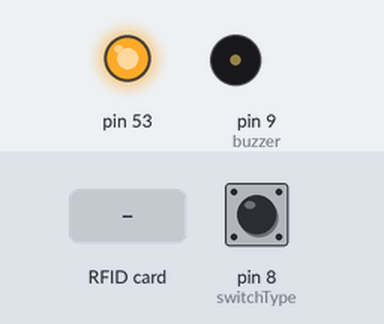
The program below on a simulated Arduino Mega 2560, built with avr-gcc and run on an emulated ATmega2560. On the bench: output pins drawn as LEDs (lit = HIGH), buzzer (waves = sounding). The inputs (shaded band) are chosen by the test bench; at power-on: pin 8 (switchType) LOW. USB keyboard and mouse output is not drawn.

Above: at 1.2 s.
1.3 s: RFID card 5E 7A 19 C4 held to the reader
Timing chart, 0 to 4.3 s (numbered marks = the images above; inputs shaded):
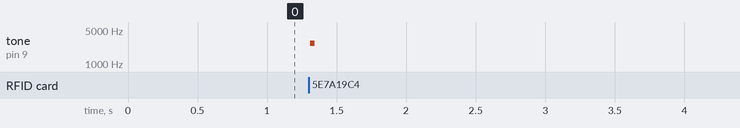

Measured:
- after the input at 1.3 s, tone on pin 9 (buzzer): silent → 2690 Hz at once, → silent 0.03 s later

The program:

main.cpp
```cpp
#include <Arduino.h>

/*
 * Write personal data of a MIFARE RFID card using a RFID-RC522 reader
 * Uses MFRC522 - Library to use ARDUINO RFID MODULE KIT 13.56 MHZ WITH TAGS SPI W AND R BY COOQROBOT.
 -----------------------------------------------------------------------------
 * Pin layout should be as follows:
 * Signal     Pin              Pin               Pin
 *            Arduino Uno      Arduino Mega      MFRC522 board
 * ------------------------------------------------------------
 * Reset      9                5                 RST
 * SPI SS     10               53                SDA
 * SPI MOSI   11               52                MOSI
 * SPI MISO   12               51                MISO
 * SPI SCK    13               50                SCK
 *
 * Hardware required:
 * Arduino
 * PCD (Proximity Coupling Device): NXP MFRC522 Contactless Reader IC
 * PICC (Proximity Integrated Circuit Card): A card or tag using the ISO 14443A interface, eg Mifare or NTAG203.
 * The reader can be found on eBay for around 5 dollars. Search for "mf-rc522" on ebay.com.
 */

#include <SPI.h>
#include <MFRC522.h>
#include <Keyboard.h>

#define SS_PIN 10 //We are using Arduino Pro Micro
#define RST_PIN 9

/*
 * Initialize all variables and configurations
 */
short int buzzer = 9;       // Pin of buzzer module
short int switchType = 8;   // Pin of buzzer module
short int block;            // block number
MFRC522::StatusCode status; // Status response from MFRC522
MFRC522::MIFARE_Key key;    // Mifare card key for read/write

MFRC522 mfrcObject(SS_PIN, RST_PIN); // Create MFRC522 instance
short int type = 1;

void setup()
{
    pinMode(buzzer, OUTPUT);    // Set pinmode for buzzer
    pinMode(switchType, INPUT); // Set pinmode for button switch
    Serial.begin(9600);         // Initialize serial communications with the PC
    SPI.begin();                // Initialize SPI bus
    mfrcObject.PCD_Init();      // Initialize MFRC522 card
    // Enhance the MFRC522 Receiver Gain to maximum value of some 48 dB
    mfrcObject.PCD_SetRegisterBitMask(mfrcObject.RFCfgReg, (0x07<<4));

    // Set ket, by default all keys are set to FFFFFFFFFFFFh at chip delivery from the factory
    for (byte i = 0; i < 6; i++)
    {
        key.keyByte[i] = 0xFF;
    }

    // We are using Block 1 to read and write our data
    block = 1;
}

void loop()
{
    noTone(buzzer); // Put buzzer to silent

    // Look for new cards
    if (!mfrcObject.PICC_IsNewCardPresent())
    {
        return; // If no card found, return from here and do not execute code below this statement
    }

    // Select one of the cards
    if (!mfrcObject.PICC_ReadCardSerial())
    {
        return; // If unable to read card serial, return from here and do not execute code below this statement
    }

    type = digitalRead(switchType);
    switch (type)
    {
    case 1:
    {
        // Initialize buffers
        byte writeBuffer[16];
        byte maxWritableDigits = 16;

        Serial.setTimeout(30000L); // wait until 30 seconds for input from serial
        // Ask Aadhar Number
        tone(buzzer, 2690L); // Start buzzer Tone

        Serial.println("Enter Aadhar Number to write");

        // Authentication for writting on card
        status = mfrcObject.PCD_Authenticate(MFRC522::PICC_CMD_MF_AUTH_KEY_A, block, &key, &(mfrcObject.uid));
        if (status != MFRC522::STATUS_OK)
        {
            Serial.println("Authentication Failed");
            Serial.println(mfrcObject.GetStatusCodeName(status));
            return; // If unable to authenticate card using default key, return from here and do not execute code below this statement
        }

        // Read data from serial input
        byte dataLength = Serial.readBytesUntil('#', (char *)writeBuffer, maxWritableDigits);
        for (byte i = dataLength; i < maxWritableDigits; i++)
        {
            writeBuffer[i] = ' '; // pad with spaces in number less than 16
        }

        // Write block
        status = mfrcObject.MIFARE_Write(block, writeBuffer, maxWritableDigits); // Write the buffer to block
        if (status != MFRC522::STATUS_OK)
        {
            Serial.println("Unable to write data to the card");
            Serial.println(mfrcObject.GetStatusCodeName(status));
            break; // If unable to write data to card, return from here and do not execute code below this statement
        }
        else
        {
            Serial.println("Aadhar card number written to card successfully");
        }
        noTone(buzzer);

        break;
    }
    default:
    {
        // Initialize buffers
        byte readBuffer[18];
        byte maxReadableDigits = 18;

        // Authentication for writting on card
        status = mfrcObject.PCD_Authenticate(MFRC522::PICC_CMD_MF_AUTH_KEY_A, block, &key, &(mfrcObject.uid));
        if (status != MFRC522::STATUS_OK)
        {
            Serial.println("Authentication Failed");
            Serial.println(mfrcObject.GetStatusCodeName(status));
            return; // If unable to authenticate card using default key, return from here and do not execute code below this statement
        }

        //Read block
        tone(buzzer, 2690L, 3000L);
        status = mfrcObject.MIFARE_Read(block, readBuffer, &maxReadableDigits);
        if (status != MFRC522::STATUS_OK)
        {
            Serial.println(F("Unable to read data to the card."));
            Serial.println(mfrcObject.GetStatusCodeName(status));
            break; // If unable to read data from card, return from here and do not execute code below this statement
        }
        // Begin as Keyboard for connected serial device(to send Card data to input field at cursor position)
        Keyboard.begin();
        //Print Block
        for (int i = 0; i < 16; i++)
        {
            if (readBuffer[i] != 32)
            {
                Keyboard.write(readBuffer[i]);
            }
        }
        Keyboard.end();
        break;
    }
    }

    mfrcObject.PICC_HaltA();      // Halt PICC
    mfrcObject.PCD_StopCrypto1(); // Stop encryption on PCD
}
```
